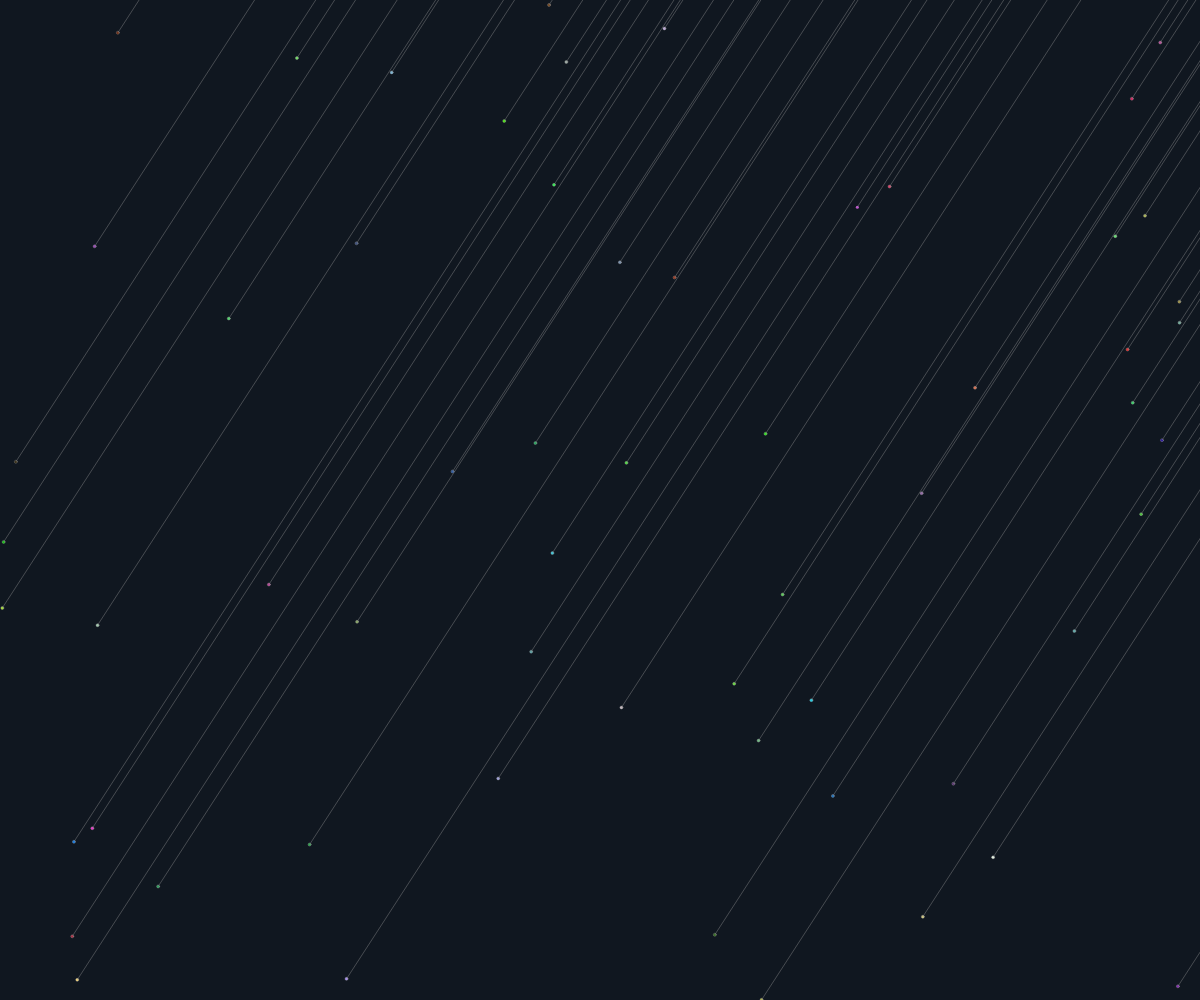
Frame 1 (no input)
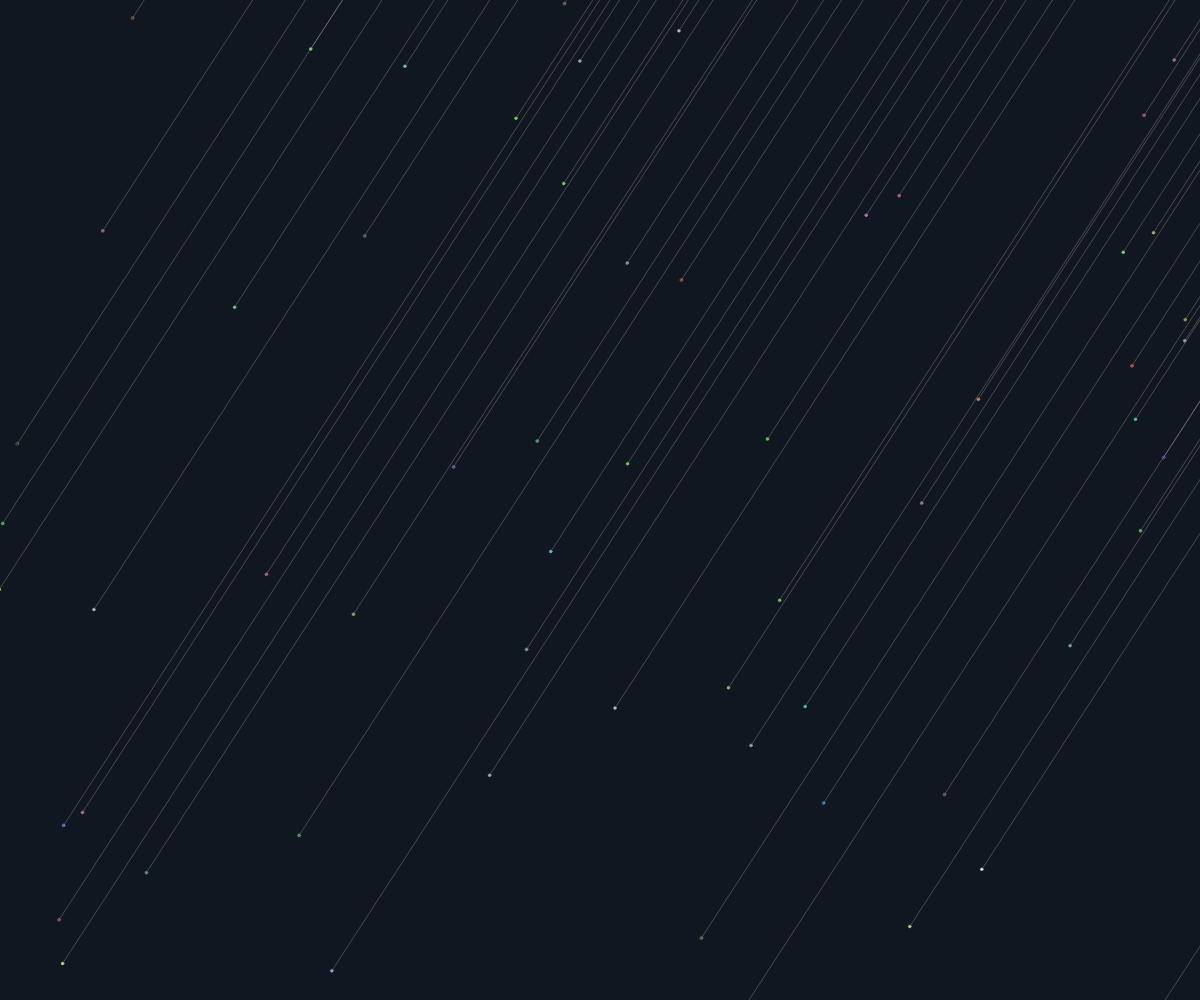
Frame 60 (no input)
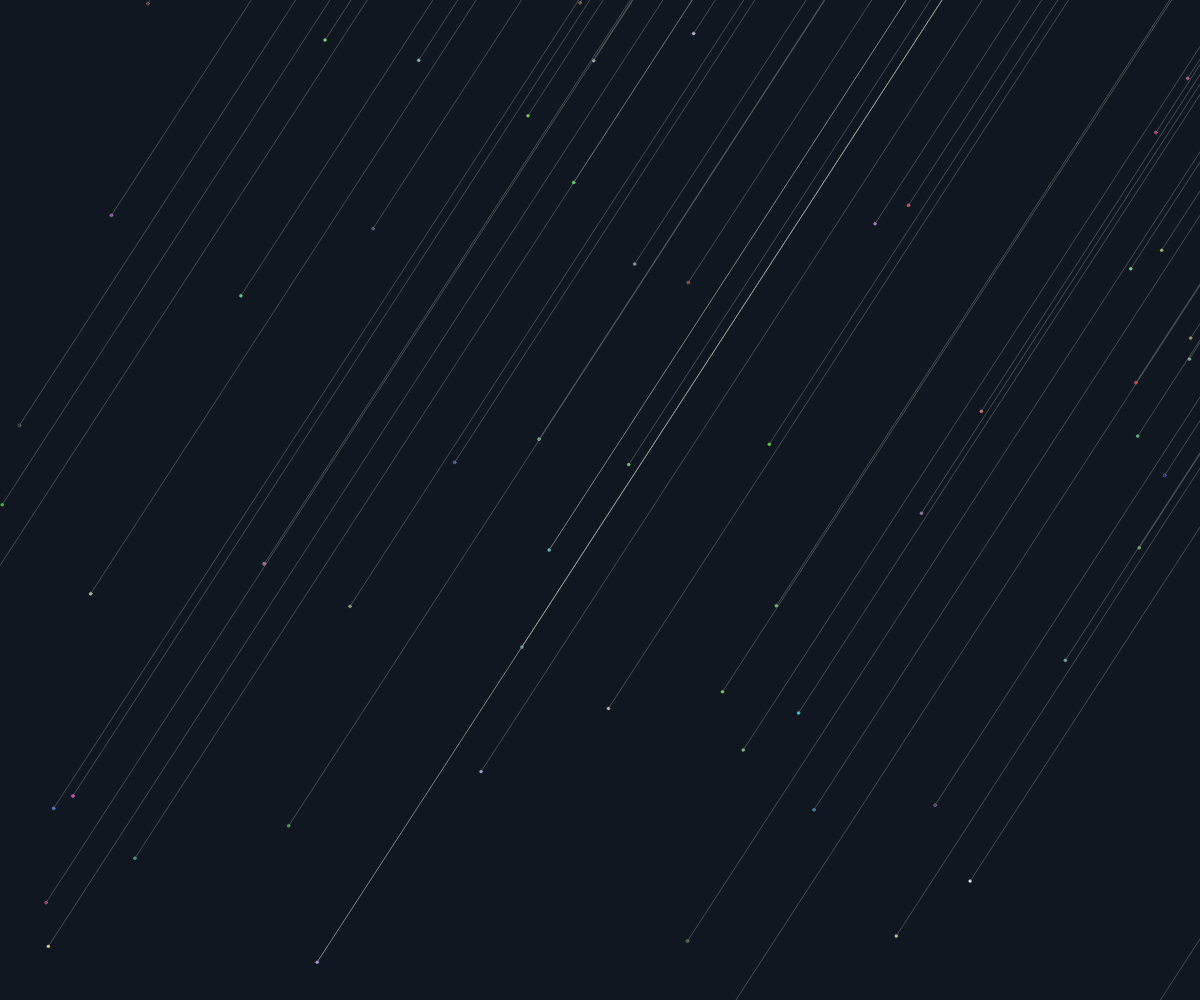
Frame 120 (the mouse pressed at the canvas centre since frame 60)

The p5.js sketch that drew these frames (run headless with seeded random() and noise() and a simulated clock; from frame 60 on, the mouse is pressed at the canvas centre):

// p5.js sketch
// ── sketch.js
let points = [];
let numPoints = 60;
let pointSize = 3;
let rotationCenter;
let inclinationAngle;
let commonDirection;
let pointColors = []; // Create an array to store point colors
let lineBrightness = []; // Create an array to store line brightness
let hoverThreshold = 40; // Adjust the hover threshold

function setup() {
  createCanvas(windowWidth, windowHeight);
  noStroke();

  // Initialize the inclination angle here
  inclinationAngle = radians(30);

  // Calculate the center of rotation
  rotationCenter = createVector(width / 2, height / 2);

  // Define the common direction vector (you can adjust this)
  commonDirection = p5.Vector.fromAngle(radians(-57)); // Adjust the angle as needed

  // Initialize positions and colors of points
  for (let i = 0; i < numPoints; i++) {
    let x = random(width);
    let y = random(height);
    let r = random(255);
    let g = random(255);
    let b = random(255);
    let point = createVector(x, y);
    points.push(point);
    let ptColor = color(r, g, b); // Random RGB color
    pointColors.push(ptColor); // Store the color in the array
    lineBrightness.push(100); // Initialize line brightness
  }

  // Adjust the camera's position (move it further away)
  translate(0, 0, 0); // Move the camera further away in 3D space
}

function draw() {
  background(16, 23, 32);

  // Rotate the cloud of points
  let angle = radians(0.03);

  for (let i = 0; i < points.length; i++) {
    let pt = points[i];

    // Calculate the vector from the rotation center to the point
    let fromCenter = p5.Vector.sub(pt, rotationCenter);

    // Rotate the vector (including inclination)
    fromCenter.rotate(angle, inclinationAngle);

    // Update the point's position
    pt.set(rotationCenter.x + fromCenter.x, rotationCenter.y + fromCenter.y);

    // Calculate the line's end point that extends beyond the canvas
    let lineEnd = p5.Vector.add(pt, p5.Vector.mult(commonDirection, width * 2)); // Adjust the length as needed

    // Calculate the distance from the mouse to the line
    let distFromLine = distToLine(pt.x, pt.y, lineEnd.x, lineEnd.y, mouseX, mouseY);

    // Update line brightness based on hover
    if (distFromLine < hoverThreshold) {
      lineBrightness[i] = lerp(lineBrightness[i], 200, 0.1); // Smooth transition to hovered brightness
    } else {
      lineBrightness[i] = lerp(lineBrightness[i], 100, 0.1); // Smooth transition to default brightness
    }

    // Set the fill color for the point using the associated color
    fill(pointColors[i]);

    // Draw the point as an ellipse
    ellipse(pt.x, pt.y, pointSize);

    // Draw the line with a brightness value
    stroke(155, lineBrightness[i]);
    line(pt.x, pt.y, lineEnd.x, lineEnd.y);
  }
}

function windowResized() {
  resizeCanvas(windowWidth, windowHeight);

  // Reset point positions when the window is resized
  points = [];
  pointColors = []; // Reset point colors
  lineBrightness = []; // Reset line brightness
  for (let i = 0; i < numPoints; i++) {
    let x = random(width);
    let y = random(height);
    let r = random(255);
    let g = random(255);
    let b = random(255);
    let point = createVector(x, y);
    points.push(point);
    let ptColor = color(r, g, b); // Random RGB color
    pointColors.push(ptColor); // Store the color in the array
    lineBrightness.push(100); // Initialize line brightness
  }

  // Recalculate the center of rotation
  rotationCenter = createVector(width / 2, height / 2);

  // Adjust the camera's position (move it further away) when the window is resized
  translate(0, 0, -100); // Move the camera further away in 3D space
}

// Function to calculate the distance from a point to a line
function distToLine(x1, y1, x2, y2, px, py) {
  let a = px - x1;
  let b = py - y1;
  let c = x2 - x1;
  let d = y2 - y1;
  let dot = a * c + b * d;
  let lenSq = c * c + d * d;
  let param = -1;
  if (lenSq != 0) {
    param = dot / lenSq;
  }
  let xx, yy;
  if (param < 0) {
    xx = x1;
    yy = y1;
  } else if (param > 1) {
    xx = x2;
    yy = y2;
  } else {
    xx = x1 + param * c;
    yy = y1 + param * d;
  }
  let dx = px - xx;
  let dy = py - yy;
  return sqrt(dx * dx + dy * dy);
}
